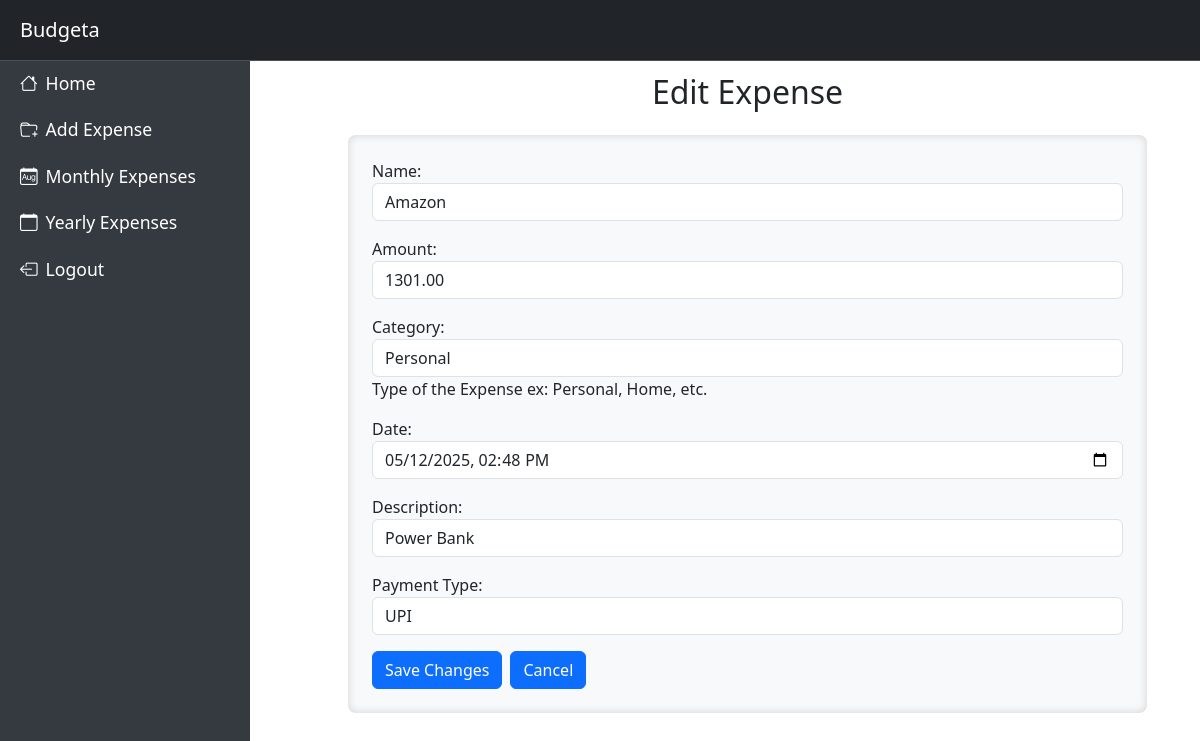
Page /budget/edit/8/ (signed in) on the committed database.
### budget/models.py (models this page shows, shortened)
class Expense(models.Model):
    user_id = models.ForeignKey(Users, on_delete=models.CASCADE, null=True, blank=True)
    name = models.CharField(max_length=50)
    amount = models.DecimalField(max_digits=10, decimal_places=2)
    category_choices = (
            ('Personal', 'Personal'),
            ('Home', 'Home'),
            ('Other', 'Other')
        )
    category = models.CharField(max_length=30, help_text=_("Type of the Expense ex: Personal, Home, etc."), choices=category_choices)
    date = models.DateTimeField()
    description = models.TextField(blank=True, null=True)
    paid_choices = {
        "UPI":"UPI",
        "Cash": "Cash",
        "Credit Card": "Credit Card",
        "Online Payments": "Online Payments",
        "Others": "Others"
    }
    paid = models.CharField(max_length=30, verbose_name=_('Payment Type'), choices=paid_choices)
    class Meta:
        ordering = ['-date']

### budget/views.py (the view)
# urls.py: path('edit/<int:expense_id>/', views.edit_expense, name="edit"),
@login_required(login_url="/users/login/")
def edit_expense(request, expense_id):
    expense = get_object_or_404(Expense, id=expense_id, user_id=request.user.id)
    if request.method == "POST":
        form = AddExpenseForm(request.POST, instance=expense)
        if form.is_valid():
            form.save()
            return redirect('index')  # Redirect to expense list page
    else:
        form = AddExpenseForm(instance=expense)
    return render(request, 'home/edit-expense.html', {'form': form})

### templates/home/edit-expense.html (shortened to what this page needs)
{% extends "home/base.html" %}
{% block sidebar %}
    {% include "home/sidebar.html" %}
{% endblock %}
{% block header %}
    {% include "home/header.html" %}
{% endblock %}
{% block content %}
<div class="container px-5">
    <h2  class="m-2 text-center">Edit Expense</h2>
    <form method="post" class="p-4 my-4 bg-body-tertiary rounded-3" style="box-shadow: inset 0 0 8px rgb(153 153 153 / 40%);">
        {{ form.as_p }}
        <div class="d-flex gap-2">
            <button class="btn btn-primary" type="submit">Save Changes</button>
            <button class="btn btn-primary"> <a href="{% url 'index' %}" style="color:white; text-decoration: none;">Cancel</a></button>
        </div>
    </form>
</div>
{% endblock %}

### rows in the picture
Expense: name "Amazon", amount "1301.00", category "Personal", date "05/12/2025 14:48", description "Power Bank", paid "UPI"
